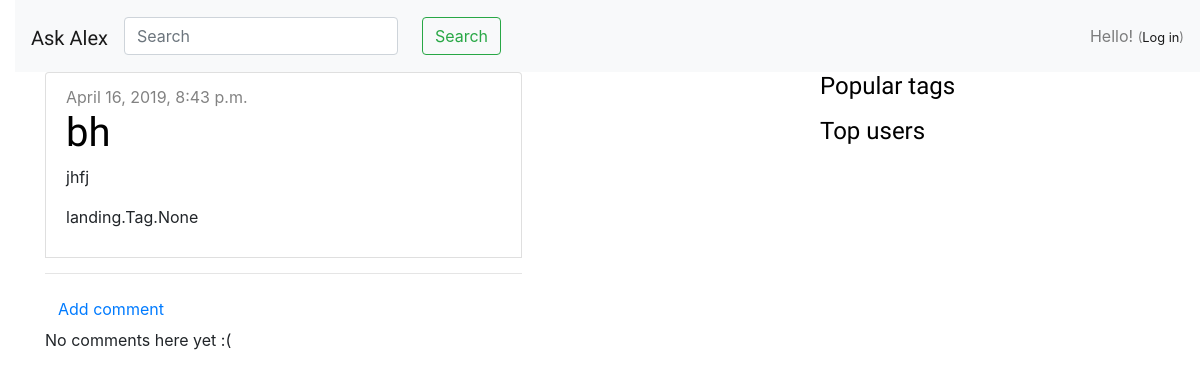
The page /post/10/ on the database its author committed.
### landing/models.py (models this page shows, shortened)
class Question(models.Model):
    author = models.ForeignKey(User, on_delete=models.CASCADE)
    title = models.CharField(max_length=200)
    text = models.TextField()
    likes = models.IntegerField(blank=True, null=True)
    dislikes = models.IntegerField(blank=True, null=True)
    created_date = models.DateTimeField(default=timezone.now)
    published_date = models.DateTimeField(blank=True, null=True)
    tags = models.ManyToManyField(Tag, blank=True)
    objects = QuestionManager()

### landing/views.py (the view)
# urls.py: path('post/<int:pk>/', views.post_detail, name='post_detail'),
def post_detail(request, pk):
    post = get_object_or_404(Question, pk=pk)
    return render(request, 'web/post_detail.html', {'post': post})

### landing/templates/web/post_detail.html (shortened to what this page needs)
{% extends "web/base.html" %}
{% block content %}
        <main role="main" class="container">
        <div class="row">
            <div class="col-8">
                      <li class="list-group-item">
                                  <div class="post">
                                    {% if post.published_date %}
                                        <div class="date">
                                            {{ post.published_date }}
                                        </div>
                                    {% endif %}
                                    <h1>{{ post.title }}</h1>
                                    <p>{{ post.text|linebreaksbr }}</p>
                                      <p>{{ post.tags }}</p>
                                  </div>
                          </li>
                            <hr>
                        <a class="btn btn-default" href="{% url 'add_comment' pk=post.pk %}">Add comment</a>
                        {% for comment in post.comments.all %}
                            {% if user.is_authenticated or comment.approved_comment %}
                            <div class="comment">
                                <div class="date">
                                    {{ comment.created_date }}
                                    {% if not comment.approved_comment %}
                                        <a class="btn btn-default" href="{% url 'comment_remove' pk=comment.pk %}"><button type="button" class="btn btn-danger">Delete</button></a>
                                    {% endif %}
                                </div>
                                <strong>{{ comment.author }}</strong>
                                <p>{{ comment.text|linebreaks }}</p>
                            </div>
                            {% endif %}
                        {% empty %}
                            <p>No comments here yet :(</p>
                        {% endfor %}
            </div>
        </div>
        </main>
{% endblock %}

### landing/static/css/base.css (style rules this page uses)
body { padding-left: 15px; }
h1, h2, h3, h4, h6 { font-family: 'Itim', cursive; color: black; }
.date { color: #828282; margin-right: 10px; }
.post { margin-bottom: 5px; }

### rows shown on the page
Question: published_date "April 16, 2019, 8:43 p.m.", title "bh", text "jhfj", tags "landing.Tag.None"
